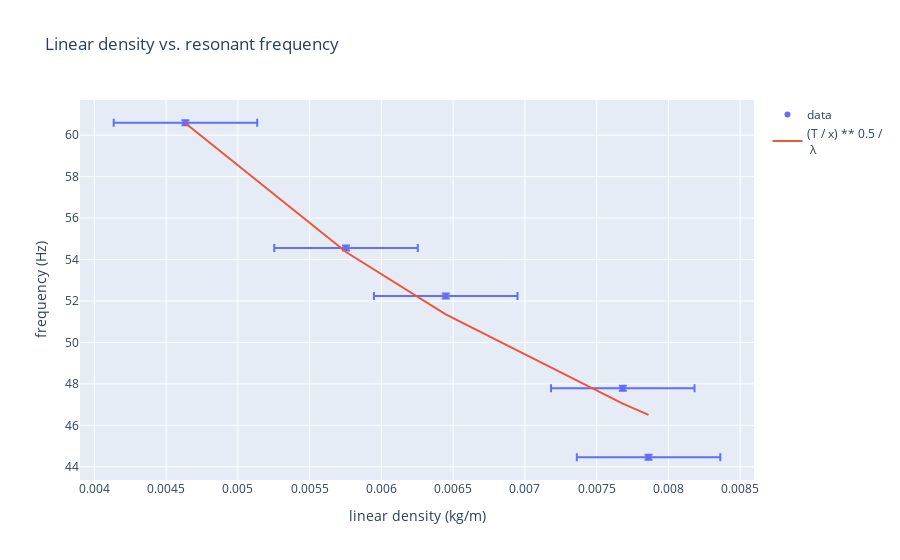

Notebook source saved alongside this figure:
### Code cell
Elliott, J. A. (1982). Nonlinear resonance in vibrating strings. American Journal of Physics, 50(12), 1148–1150. doi:10.1119/1.12896

### Figure 1 — Plotly figure (JSON) as saved in the notebook; plotly's stock layout.template omitted (floating-point values rounded to 4 significant figures)
{"data": [{"error_x": {"type": "constant", "value": 0.0005, "visible": true}, "error_y": {"type": "constant", "value": 0.119, "visible": true}, "mode": "markers", "name": "data", "type": "scatter", "x": [0.004635, 0.005754, 0.006448, 0.007682, 0.007862], "y": [60.6, 54.56, 52.24, 47.79, 44.46]}, {"mode": "lines", "name": "(T / x) ** 0.5 /<br> λ", "type": "scatter", "x": [0.004635, 0.005754, 0.006448, 0.007682, 0.007862], "y": [60.57, 54.36, 51.35, 47.05, 46.51]}], "layout": {"title": {"text": "Linear density vs. resonant frequency"}, "xaxis": {"title": {"text": "linear density (kg/m)"}}, "yaxis": {"title": {"text": "frequency (Hz)"}}}}
